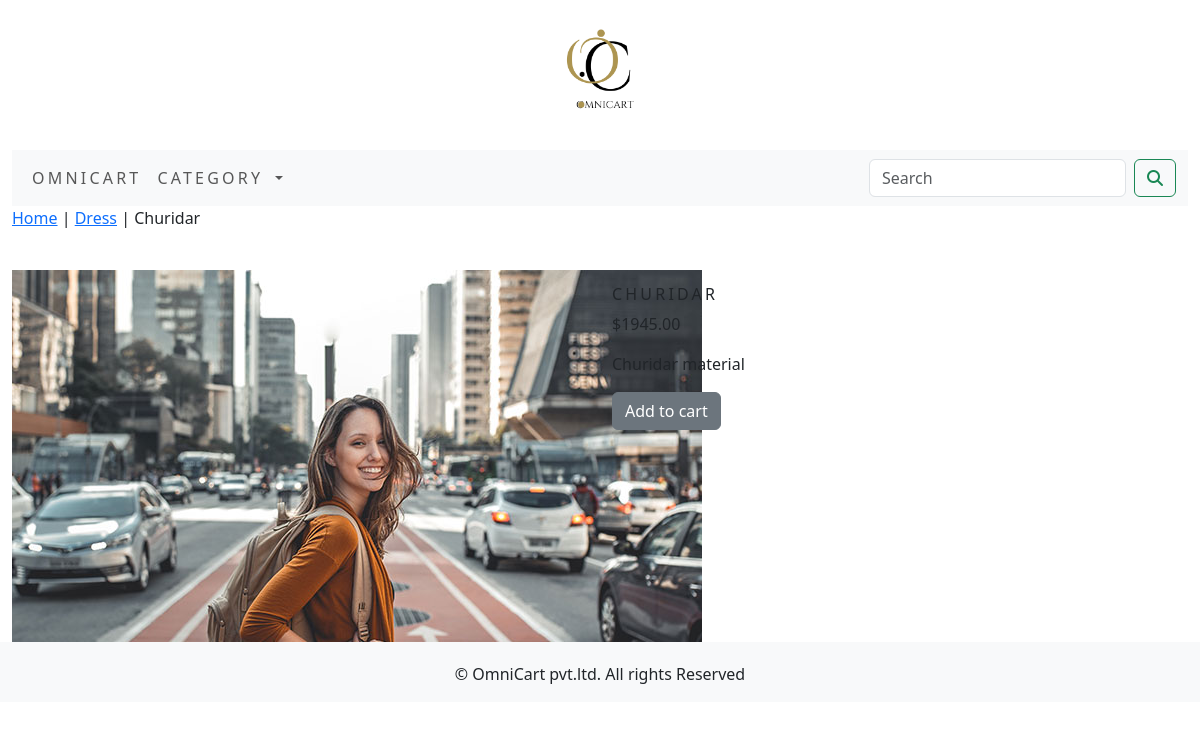
Screenshot of /ecomapp/dress/churidar/ with the database file from the repository.
### ecomapp/models.py (models this page shows, shortened)
class Product(models.Model):
    name=models.CharField(max_length=250,unique=True)
    slug=models.SlugField(max_length=250,unique=True)
    description=models.TextField(blank=True)
    price=models.DecimalField(max_digits=10,decimal_places=2)
    category=models.ForeignKey(Category,on_delete=models.CASCADE)
    image = models.ImageField(upload_to='product', blank=True)
    stock=models.IntegerField()
    available=models.BooleanField(default=True)
    created=models.DateTimeField(auto_now_add=True)
    updated=models.DateTimeField(auto_now=True)
    class Meta:
        ordering=('name',)
        verbose_name='product'
        verbose_name_plural='products'

class Category(models.Model):
    name=models.CharField(max_length=250,unique=True)
    slug=models.SlugField(max_length=250,unique=True)
    description=models.TextField(blank=True)
    image=models.ImageField(upload_to='category',blank=True)
    class Meta:
        ordering=('name',)
        verbose_name='category'
        verbose_name_plural='categories'
    def get_url(self):
        return reverse('ecomapp:prod_by_cat',args=[self.slug])
    def __str__(self):
        return '{}'.format(self.name)

### ecomapp/views.py (the view)
# urls.py: path('<slug:c_slug>/<slug:product_slug>/',views.proDetails,name='detailprod')
def proDetails(request,c_slug,product_slug):
    try:
        product=Product.objects.get(category__slug=c_slug,slug=product_slug)
    except Exception as e:
        raise e
    return render(request,'product.html',{'product':product})

### cart/context_processors.py (called while the page is built)
def counter(request):
    item_count=0
    if 'admin' in request.path:
        return {}
    else:
        try:
            cart=Cart.objects.filter(cart_id=_cart_id(request))
            cart_items=CartItem.objects.all().filter(cart=cart[:1])
            for cart_item in cart_items:
                item_count += cart_item.quantity
        except Cart.DoesNotExist:
            item_count=0
    return dict(item_count=item_count)

### cart/views.py (called while the page is built)
def _cart_id(request):
    cart=request.session.session_key
    if not cart:
        cart=request.session.create()
    return cart

### ecomapp/context_processors.py (called while the page is built)
def menu_links(request):
    links=Category.objects.all()
    return dict(links=links)

### templates/product.html (shortened to what this page needs)
{% extends 'base.html' %}
{% load static %}
{% block content %}
<div class="row my_prod_row_class ">
    <div class="mx_auto">
        <p>
            <a href="{% url 'ecomapp:allproductcat' %}">Home</a> | <a href="{{product.category.get_url}}">{{product.category}}</a> | {{product.name }}
        </p>
    </div>
    <div class="container">
<br>
<div class="row">
    <div class="col-12 col-sm-12 col-md-12 col-lg-6 text-center">
        <div style="min-width:18rem">
            <img src="{{product.image.url}}" alt="{{product.name}}">
        </div>
    </div>
    <div class="col-12 col-sm-12 col-md-12 col-lg-6">
            <div>
            <h1 class="my_prod_title">{{product.name}}</h1>
            <p>${{product.price}}</p>
            <p class="text-justify my_prod_text">{{product.description}}</p>
           {% if product.stock <= 0 %}
            <p class="my_prod_text" style="color : red"><b>Out of Stock</b></p>
            {% else %}
            <a class="btn btn-secondary" href="{% url 'cart:add_cart' product.id %}">Add to cart</a>
            {% endif %}
        </div>
    </div>
    </div>
</div>
</div>
{% endblock %}

### static/css/custom.css (style rules this page uses)
.my_prod_title { font-size:16px; text-transform:uppercase; letter-spacing:.2em; padding-top:15px; padding-bottom10px; }
.my_prod_text { padding-right:20px; }

### rows the page displays
Product: category "Dress", name "Churidar", image (picture), name "CHURIDAR", price "1945.00", description "Churidar material"
